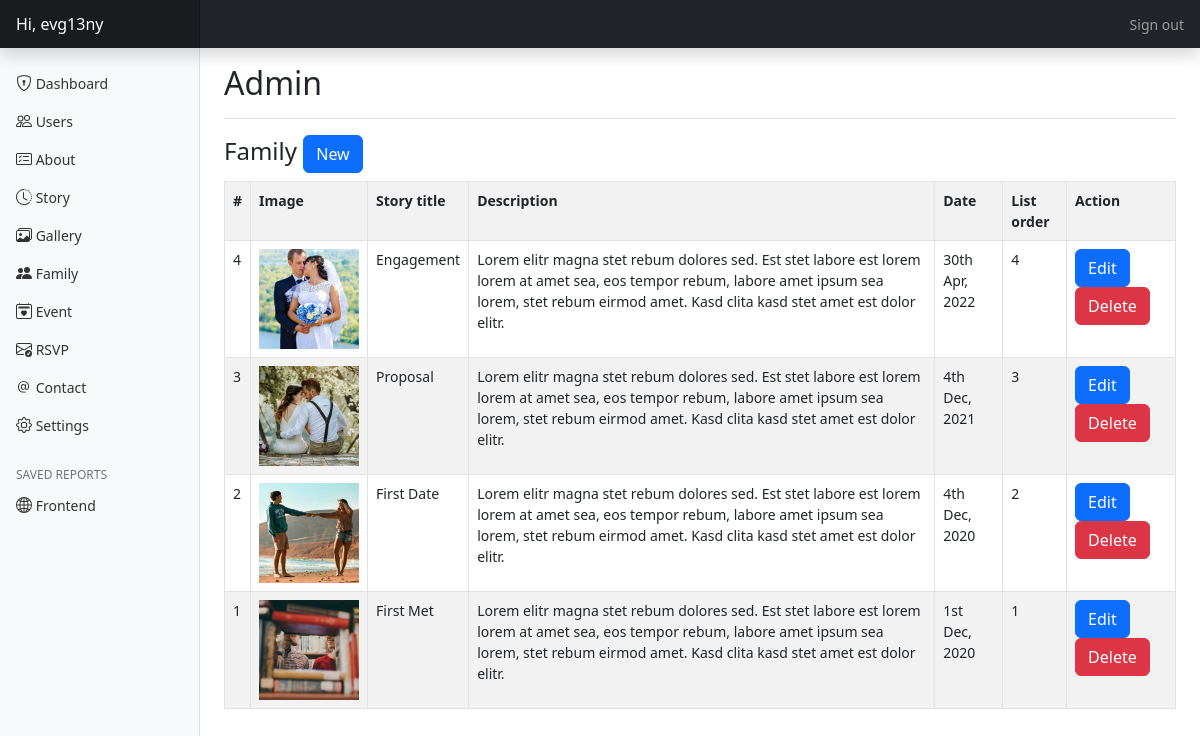
The app's page /public/admin/story (signed in) with its own data.
### tables this page shows
CREATE TABLE `story` (
  `id` int(11) NOT NULL,
  `title` varchar(100) NOT NULL,
  `description` text NOT NULL,
  `date` date DEFAULT NULL,
  `image` varchar(1024) DEFAULT NULL,
  `list_order` int(11) DEFAULT 0
);

### app/controllers/Admin.php (called while the page is built, shortened)
<?php
class Admin
{
    public function story($action = null, $id = null)
    {
        $story = new Story_model;
        $data["action"] = $action;
        $data["rows"] = $story->findAll();
        $data["errors"] = $story->errors;
        $this->view("admin/story", $data);
    }
}

### app/core/App.php (called while the page is built, shortened)
<?php
class App
{
    private $method = "index";
    private function splitURL()
    {
        $URL = $_GET["url"] ?? "home";
        $URL = explode("/", trim($URL, "/"));
        return $URL;
    }
    public function loadController()
    {
        $URL = $this->splitURL();
        $filename = "../app/controllers/" . ucfirst($URL[0]) . ".php";
        if (file_exists($filename)) {
            unset($URL[0]);
        } else {
            $filename = "../app/controllers/_404.php";
            require $filename;
            $this->controller = "_404";
        }
        $controller = new $this->controller;
        if (!empty($URL[1])) {
            if (method_exists($controller, $URL[1])) {
                $this->method = $URL[1];
                unset($URL[1]);
            }
        }
        call_user_func_array([$controller, $this->method], $URL);
    }
}

### public/index.php (called while the page is built, shortened)
<?php
$app = new App;
$app->loadController();

### app/core/Database.php (called while the page is built, shortened)
<?php
trait Database
{
    private function connect()
    {
        $string = "mysql:hostname=" . DBHOST . ";dbname=" . DBNAME;
        $con = new PDO($string, DBUSER, DBPASS);
        return $con;
    }
    public function query($query, $data = [])
    {
        $con = $this->connect();
        $stm = $con->prepare($query);
        $check = $stm->execute($data);
        if ($check) {
            $result = $stm->fetchAll(PDO::FETCH_OBJ);
            if (is_array($result) && count($result)) {
                return $result;
            }
        }
        return false;
    }
}

### app/core/Model.php (called while the page is built, shortened)
<?php
trait Model
{
    public $limit        = 10;
    public $offset       = 0;
    public $order_type   = "DESC";
    public $order_column = "id";
    public function findAll()
    {
        $query = "SELECT * FROM $this->table ORDER BY $this->order_column $this->order_type LIMIT $this->limit OFFSET $this->offset";
        return $this->query($query);
    }
}

### app/core/functions.php (called while the page is built, shortened)
<?php
function esc($str)
{
    return htmlspecialchars($str);
}
function get_image($filename = "")
{
    if (file_exists($filename)) return ROOT . "/" . $filename;
    return ROOT . "/assets/img/placeholder.jpg";
}
function get_date($date)
{
    return date("jS M, Y", strtotime($date));
}

### app/views/admin/story.view.php (the view, shortened to what this page needs)
<?php if ($action == "add") : ?>
    <div class="col-md-6 mx-auto p-3 text-center">
        <h4>Add new story</h4>
        <?php if (!empty($errors)) : ?>
            <div class="alert alert-danger text-center"><?= implode("<br>", $errors) ?></div>
        <?php endif; ?>
        <form method="post" enctype="multipart/form-data">
            <label>Click to change image</label>
            <br>
            <br>
            <label>
                <input type="file" name="image" class="d-none" onchange="display_image(this.files[0], event)">
                <img src="<?= get_image() ?>" style="width: 250px; height: 250px; object-fit: cover; cursor: pointer;">
            </label>
            <br>
            <br>
            <input value="<?= old_value("title") ?>" type="text" name="title" class="form-control mt-3" placeholder="Title">
            <input value="<?= old_value("date") ?>" type="date" name="date" class="form-control mt-3" placeholder="Date">
            <textarea name="description" cols="30" rows="5" class="form-control my-3" placeholder="Story"><?= old_value("description") ?></textarea>
            <label class="text-start d-block">List order:</label>
            <input value="<?= old_value("list_order", 0) ?>" type="number" min="0" name="list_order" class="form-control my-3">
            <button class="btn btn-success my-3">Save</button>
            <a href="<?= ROOT ?>/admin/story">
                <button class="btn btn-secondary my-3" type="button">Back</button>
            </a>
        </form>
    </div>
<?php else : ?>
    <h4>
        Family
        <a href="<?= ROOT ?>/admin/story/add">
            <button class="btn btn-primary">New</button>
        </a>
    </h4>
    <table class="table table-striped table-bordered">
        <tr>
            <th>#</th>
            <th>Image</th>
            <th>Story title</th>
            <th>Description</th>
            <th>Date</th>
            <th>List order</th>
            <th>Action</th>
        </tr>
        <?php if (!empty($rows)) : ?>
            <?php foreach ($rows as $row) : ?>
                <tr>
                    <td>
                        <?= $row->id ?>
                    </td>
                    <td>
                        <img src="<?= get_image($row->image) ?>" style="width: 100px; height: 100px; object-fit: cover;">
                    </td>
                    <td>
                        <?= esc($row->title) ?>
                    </td>
                    <td>
                        <?= esc($row->description) ?>
                    </td>
                    <td>
                        <?= get_date($row->date) ?>
                    </td>
                    <td>
                        <?= esc($row->list_order) ?>
                    </td>
                    <td>
                        <a href="<?= ROOT ?>/admin/story/edit/<?= $row->id ?>">
                            <button class="btn btn-primary">Edit</button>
                        </a>
                        <a href="<?= ROOT ?>/admin/story/delete/<?= $row->id ?>">
                            <button class="btn btn-danger">Delete</button>
                        </a>
                    </td>
                </tr>
            <?php endforeach; ?>
        <?php endif; ?>
    </table>
<?php endif; ?>

### public/assets/css/dashboard.css (style rules this page uses)
body { font-size: .875rem; }

### records on screen
story: id "4", image (picture), title "Engagement", description "Lorem elitr magna stet rebum dolores sed. Est stet labore est lorem lorem at amet sea, eos tempor rebum, labore amet ipsum sea lorem, stet rebum eirmod amet. Kasd clita kasd stet amet est dolor elitr.", date "30th Apr, 2022", list_order "4"
story: id "3", image (picture), title "Proposal", description "Lorem elitr magna stet rebum dolores sed. Est stet labore est lorem lorem at amet sea, eos tempor rebum, labore amet ipsum sea lorem, stet rebum eirmod amet. Kasd clita kasd stet amet est dolor elitr.", date "4th Dec, 2021", list_order "3"
story: id "2", image (picture), title "First Date", description "Lorem elitr magna stet rebum dolores sed. Est stet labore est lorem lorem at amet sea, eos tempor rebum, labore amet ipsum sea lorem, stet rebum eirmod amet. Kasd clita kasd stet amet est dolor elitr.", date "4th Dec, 2020", list_order "2"
story: id "1", image (picture), title "First Met", description "Lorem elitr magna stet rebum dolores sed. Est stet labore est lorem lorem at amet sea, eos tempor rebum, labore amet ipsum sea lorem, stet rebum eirmod amet. Kasd clita kasd stet amet est dolor elitr.", date "1st Dec, 2020", list_order "1"

### other values on screen
user("username") "evg13ny"
